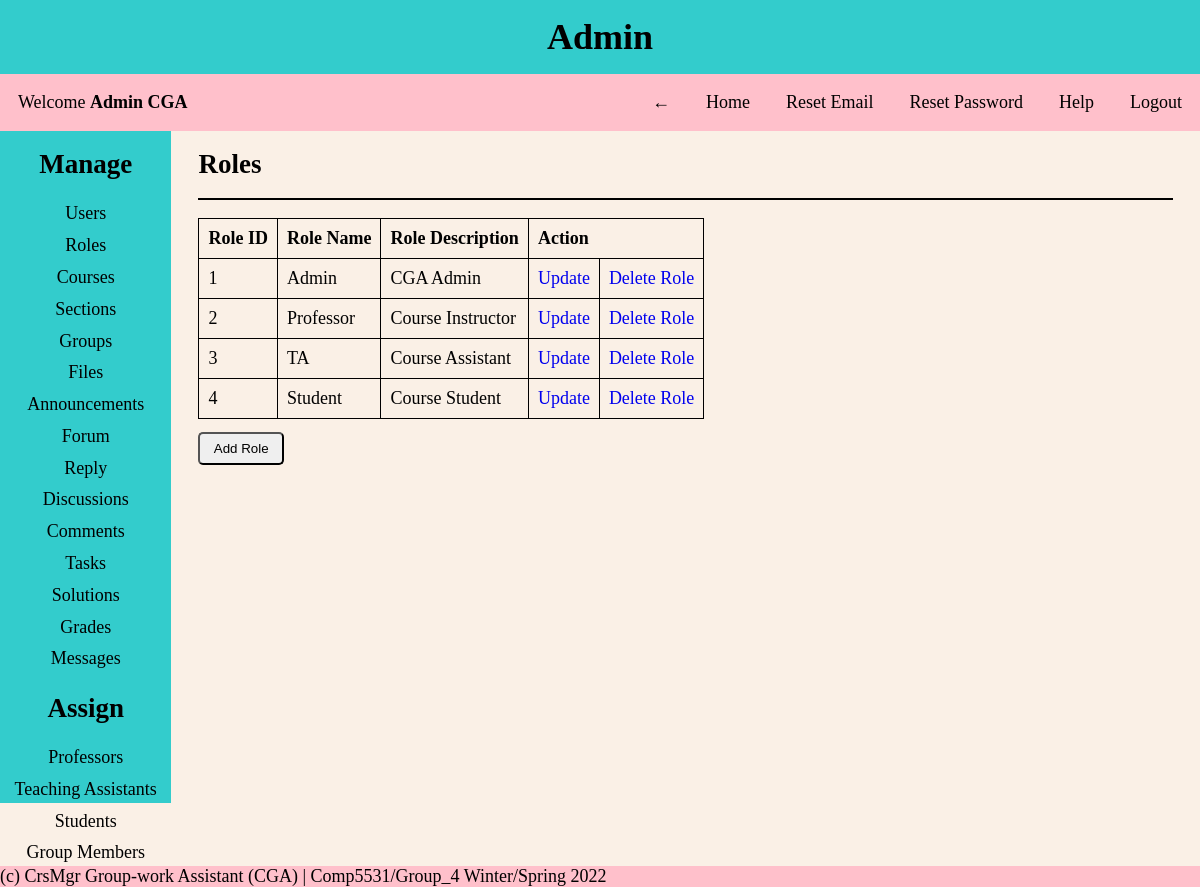
Page /pages/admin.php?page=roles (signed in) on the committed database.
### tables this page shows
CREATE TABLE Roles
(
  role_id INT NOT NULL AUTO_INCREMENT PRIMARY KEY,
  role_name VARCHAR(30) NOT NULL UNIQUE,
  role_description VARCHAR(255) NOT NULL
);

### helper/functions.php (called while the page is built, shortened)
<?php
function isAdmin()
{
    if (isset($_SESSION['role_id']) && $_SESSION['role_id'] == 1) {
        return true;
    }
    return false;
}

### CRUD/roles.php (the view, shortened to what this page needs)
<div class="content-body">
    <?php
    $query = "SELECT * FROM roles ORDER BY role_id ASC";
    $results = mysqli_query($conn, $query);
    ?>
    <h2>Roles</h2>
    <hr>
    <table>
        <thead>
            <tr>
                <?php isAdmin() ? print '<th>Role ID</th>' : ''; ?>
                <th>Role Name</th>
                <th>Role Description</th>
                <?php isAdmin() ? print '<th colspan="2">Action</th>' : ''; ?>
            </tr>
        </thead>
        <tbody>
            <?php
            foreach ($results as $row) {
                $id = $row['role_id'];
                $role_name = $row['role_name'];
                $role_description = $row['role_description'];
            ?>
                <tr>
                    <?php if (isAdmin()) {
                        echo '<td>' . $id . '</td>';
                    } ?>
                    <td><?= $role_name ?></td>
                    <td><?= $role_description ?></td>
                    <?php if (isAdmin()) {
                        echo '<td><a href="?page=roles&update_view=true&update_id=' . $id . '">Update</a></td>';
                        echo "<td><a href='?page=roles&delete_id=" . $id . "' onclick='return confirm(&quot;Are you sure you want to delete?&quot;)'>Delete Role</a></td>";
                    } ?>
                </tr>
            <?php } ?>
        </tbody>
    </table>
    <?php if (isAdmin()) { ?>
        <a href="?page=roles&add_view=true">
            <button>Add Role</button>
        </a>
    <?php } ?>
</div>

### styles/style.css (style rules this page uses)
* { margin: 0; padding: 0; box-sizing: border-box; }
body { background-color: #faf0e6; font-family: 'Times New Roman', Times, serif; font-size: large; }
a { text-decoration: none; }
hr { border: 1px solid black; margin: 1em 0; }
.content-body { padding: 0 0.5em; text-align: left; }
table, th, td { border: 1px solid; border-collapse: collapse; text-align: left; padding: 0.5em; }
td { max-width: 250px; overflow: hidden; text-overflow: ellipsis; white-space: nowrap; }
button { padding: 0.5em 1em; border-radius: 5px; margin: 1em 0 auto; }

### rows in the picture
roles: role_id "1", role_name "Admin", role_description "CGA Admin"
roles: role_id "2", role_name "Professor", role_description "Course Instructor"
roles: role_id "3", role_name "TA", role_description "Course Assistant"
roles: role_id "4", role_name "Student", role_description "Course Student"

### other values in the picture
$role_name "Admin"
$name "Admin CGA"
